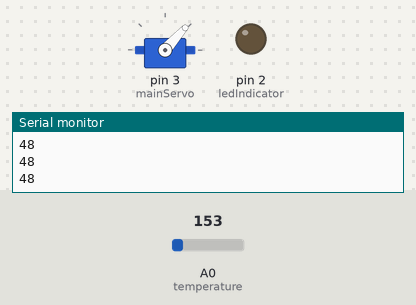
Bench run of a sketch on a simulated Arduino Uno, built with avr-gcc and run on an emulated ATmega328P. On the bench: servo, output pins drawn as LEDs (lit = HIGH), the last lines printed to the serial monitor. The inputs (shaded band) are chosen by the test bench; at power-on: A0 (temperature) = 153.

Above: at 1.8 s.
1.9 s: A0 (temperature) set to 165
At 4.0 s:
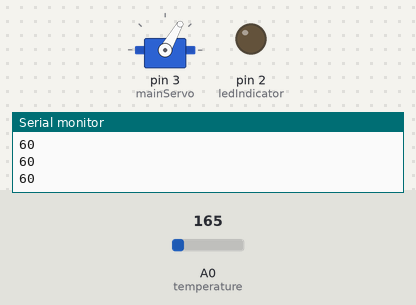
4.4 s: A0 (temperature) set to 191
At 6.0 s:
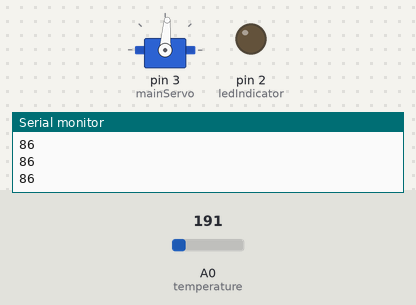
6.9 s: A0 (temperature) set to 221
At 9.0 s:
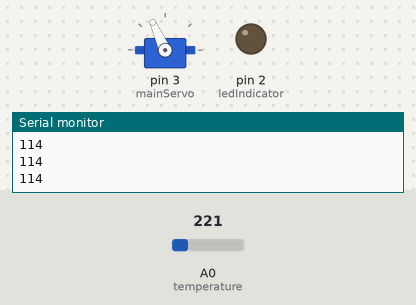
9.4 s: A0 (temperature) set to 133
At 11.0 s:
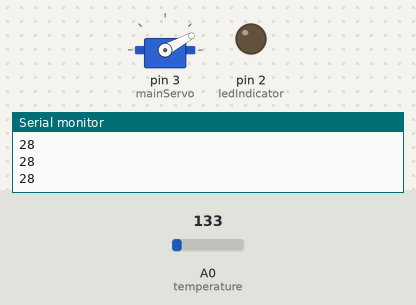
11.9 s: A0 (temperature) set to 114
At 14.0 s:
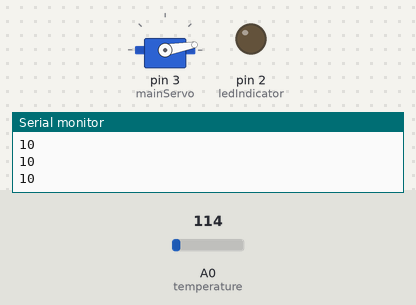
Timing chart, 0 to 15.4 s (numbered marks = the images above; inputs shaded):
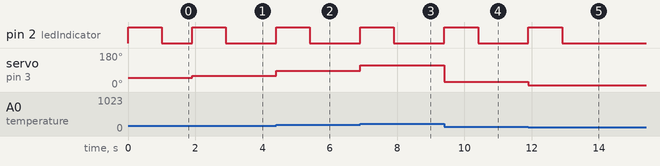

The sketch:

temperatur_sensor1.ino
```cpp
#include <Servo.h>

#define temperature A0 //analog pin for temperature sensor
#define ledIndicator 2  // WHITE LED

Servo mainServo;//create servo project
int position = 0;
int previousPosition;

void setup() {

  pinMode(temperature, INPUT);  // for reading the temperature
  pinMode(ledIndicator, OUTPUT);  // for lighting
  mainServo.attach(3);// digital pin for servo motor

  Serial.begin(9600);//initialize serial communication

}

void loop() {

  // Temperature analysis
  int tempReading = analogRead(temperature);
  // If using 5v input
  float voltage = tempReading * 5.0;

  // Divided by 1024
  voltage /= 1024.0;
  //Converting from 10mv per degree
  float tempC = (voltage - 0.5) * 100;

  // This maps temperature to degrees open for the flap
  int position = map(tempC, 0, 45, 0, 90);  //the temp is greater than 30 and at 90
  Serial.println(position);
  if(previousPosition != position){
     mainServo.write(position);
  	 digitalWrite(ledIndicator, HIGH);// the led is lighting
     delay(1000); // it waits for 1 second and turns off
  }

  digitalWrite(ledIndicator, LOW);// this is when it will trun off
  previousPosition = position;
}
```

Measured:
- after the input at 1.9 s, pin 2 (ledIndicator): LOW → HIGH at once, → LOW 1.0 s later; servo on pin 3 (mainServo): 48° → 60° at once
- after the input at 4.4 s, pin 2 (ledIndicator): LOW → HIGH at once, → LOW 1.0 s later; servo on pin 3 (mainServo): 60° → 86° at once
- after the input at 6.9 s, pin 2 (ledIndicator): LOW → HIGH at once, → LOW 1.0 s later; servo on pin 3 (mainServo): 86° → 114° at once
- after the input at 9.4 s, pin 2 (ledIndicator): LOW → HIGH at once, → LOW 1.0 s later; servo on pin 3 (mainServo): 114° → 28° at once
- after the input at 11.9 s, pin 2 (ledIndicator): LOW → HIGH at once, → LOW 1.0 s later; servo on pin 3 (mainServo): 28° → 10° at once
